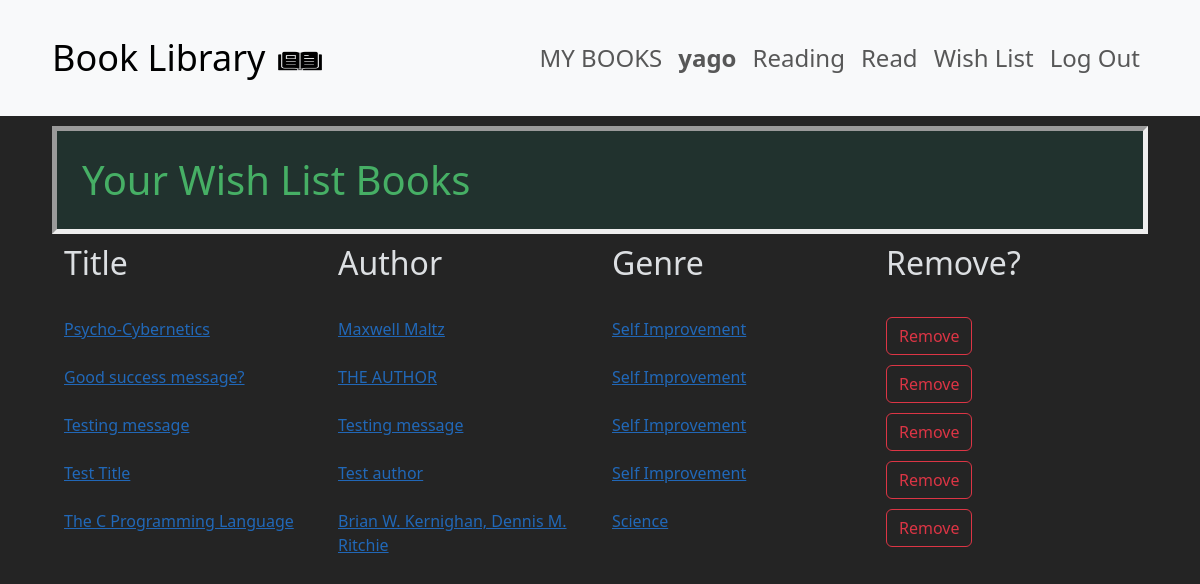
Before: /user_list_of_books/wish_books (signed in) with the older database file.
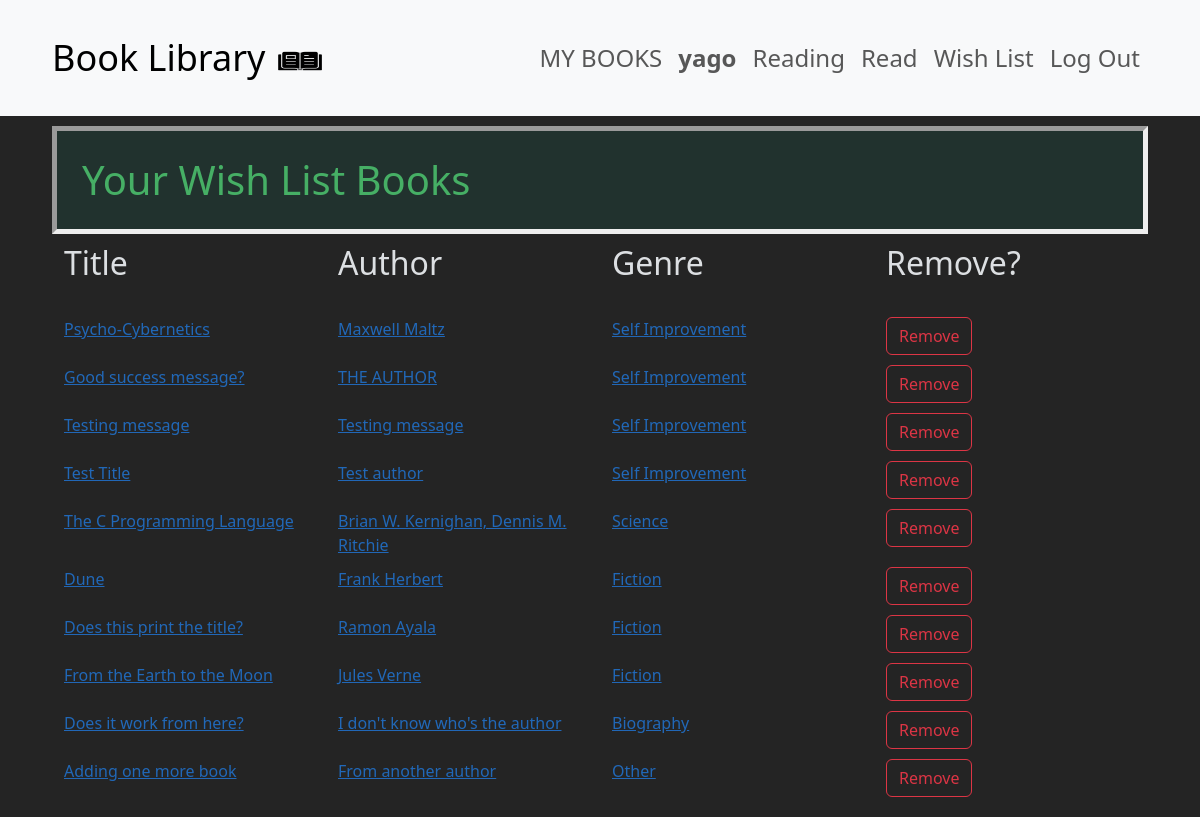
After: the same page with the newer database file.
### book_library/models.py (models this page shows, shortened)
class Wish(models.Model):
    user = models.ForeignKey(User, blank=False, null=False, on_delete=models.CASCADE, related_name="wish_user")
    book = models.ForeignKey(Book, blank=False, null=False, on_delete=models.CASCADE, related_name="wish_book")
    why = models.TextField(blank=True, null=True, max_length=1024)
    recommend = models.BooleanField(blank=True, null=True)
    class Meta:
        constraints = [
            models.UniqueConstraint(fields=['user', 'book'], name='one why per user/book wish')
        ]

class Book(models.Model):
    title = models.CharField(max_length=255)
    author = models.CharField(max_length=128)
    class Genre(models.IntegerChoices):
        SELF_IMPROVEMENT = 1
        BIOGRAPHY = 2
        ECONOMY = 3
        FICTION = 4
        SCIENCE = 5
        MINDSET = 6
        OTHER = 7
    genre = models.IntegerField(choices=Genre.choices)
    class Meta:
        constraints = [
            models.UniqueConstraint(fields=['title', 'author'], name='one unique title per author')
        ]

### book_library/views.py (the view)
# urls.py: path("user_list_of_books/<str:what_list>", views.user_list_of_books, name="user_list_of_books"),
def user_list_of_books(request, what_list):
    print(what_list)
    if what_list == "all_books":
        user_list_of_books = Book.objects.all().order_by("title")
    elif what_list == "reading_books":
        user_list_of_books = Reading.objects.filter(user=request.user)
    elif what_list == "read_books":
        user_list_of_books = Read.objects.filter(user=request.user)
    elif what_list == "wish_books":
        user_list_of_books = Wish.objects.filter(user=request.user)
    context = {"user_list_of_books": user_list_of_books, "what_list": what_list}
    return render(request, "book_library/user_list_of_books.html", context)

### book_library/templates/book_library/user_list_of_books.html (shortened to what this page needs)
{% extends "book_library/layout.html" %}
{% load static %}
{% block body %}
<div class="container">
    {% if what_list == 'all_books' %}
        <h1>All books in the database</h1>
    {% elif  what_list == 'reading_books' %}
        <h1>Your Reading Books</h1>
    {% elif what_list == 'read_books' %}
        <h1>Your Read Books</h1>
    {% elif what_list == 'wish_books' %}
        <h1>Your Wish List Books</h1>
    {% endif %}
    <div class="row">
        <div class="col col-3"><h3>Title</h3></div>
        <div class="col col-3"><h3>Author</h3></div>
        <div class="col col-3"><h3>Genre</h3></div>
        <div class="col col-3"><h3>Remove?</h3></div>
    </div>
    <div class="row">
        <div class="col">
            <ul>
                {% for book in user_list_of_books %}
                <li>
                    <div class="row element-row">
                            <div class="col col-3"><a href="{% url 'book_library:detail_view' request.user.id book.book.id %}">{{ book.book.title }}</a></div>
                            <div class="col col-3"><a href="{% url 'book_library:author_view' book.book.author %}">{{ book.book.author }}</a></div>
                            <div class="col col-3"><a href="{% url 'book_library:genre_view' book.book.genre %}">{{ book.book.get_genre_display }}</a></div>
                            <div class="col col-3"><button class="btn btn-outline-danger remove-button" id="{{ book.book.id }}">Remove</button></div>
                    </div>
                </li>
                {% endfor %}
            </ul>
        </div>
    </div>
</div>
{% endblock %}

Changed rows visible on the page:
added Wish: book "Dune", book.author "Frank Herbert", book.genre "Fiction"
added Wish: book "Does this print the title?", book.author "Ramon Ayala", book.genre "Fiction"
added Wish: book "From the Earth to the Moon", book.author "Jules Verne", book.genre "Fiction"
added Wish: book "Does it work from here?", book.author "I don't know who's the author", book.genre "Biography"
added Wish: book "Adding one more book", book.author "From another author", book.genre "Other"
